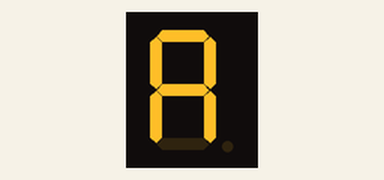
The sketch below on a simulated Arduino Uno, built with avr-gcc and run on an emulated ATmega328P. Shown: 1-digit seven-segment display. Wiring (inferred from the names in the program): 1-digit 7-segment display, segments lit when HIGH: segments pin 13, pin 12, pin 11, pin 10, pin 9, pin 8, pin 7. The segment pins are drawn as the display they are named for.

Above: at 0.1 s.
At 2.1 s:
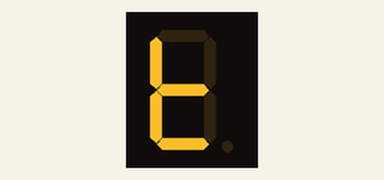
At 4.1 s:
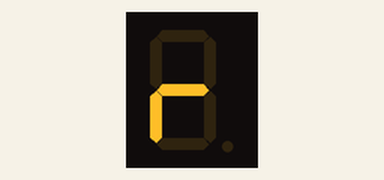
At 7.1 s:
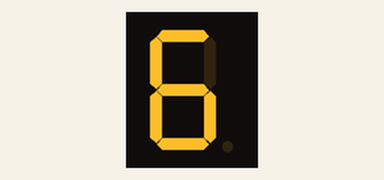
At 11.1 s:
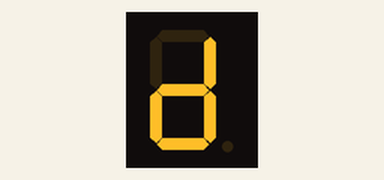
At 17.1 s:
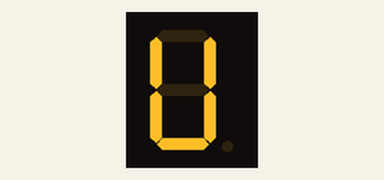

The sketch:

palabra16.ino
```cpp
int a = 13;
int b = 12;
int c = 11;
int d = 10;
int e = 9;
int f = 8;
int g = 7;

int r = 1000;
int h = 1; //encender
int l = 0; //apagar

void setup() {
  pinMode(a, OUTPUT);
  pinMode(b, OUTPUT);
  pinMode(c, OUTPUT);
  pinMode(d, OUTPUT);
  pinMode(e, OUTPUT);
  pinMode(f, OUTPUT);
  pinMode(g, OUTPUT);
}

void loop() {
  _a();
  delay(1000);
  _u();
  delay(1000);
  _t();
  delay(1000);
  _o();
  delay(1000);
  _r();
  delay(1000);
  _r();
  delay(1000);
  _e();
  delay(1000);
  _g();
  delay(1000);
  _u();
  delay(1000);
  _l();
  delay(1000);
  _a();
  delay(1000);
  _d();
  delay(1000);
  _o();
  delay(1000);
  _r();
  delay(1000);
  _e();
  delay(1000);
  _s();
  delay(1000);
}

//   AUTORREGULADORES
void _a(){
  digitalWrite(a, h);
  digitalWrite(b, h);
  digitalWrite(c, h);
  digitalWrite(d, l);
  digitalWrite(e, h);
  digitalWrite(f, h);
  digitalWrite(g, h);
}

//   AUTORREGULADORES
void _u(){
  digitalWrite(a, l);
  digitalWrite(b, h);
  digitalWrite(c, h);
  digitalWrite(d, h);
  digitalWrite(e, h);
  digitalWrite(f, h);
  digitalWrite(g, l);
}

//   AUTORREGULADORES
void _t(){
  digitalWrite(a, l);
  digitalWrite(b, l);
  digitalWrite(c, l);
  digitalWrite(d, h);
  digitalWrite(e, h);
  digitalWrite(f, h);
  digitalWrite(g, h);
}

//   AUTORREGULADORES
void _o(){
  digitalWrite(a, h);
  digitalWrite(b, h);
  digitalWrite(c, h);
  digitalWrite(d, h);
  digitalWrite(e, h);
  digitalWrite(f, h);
  digitalWrite(g, l);
}

//   AUTORREGULADORES
void _r(){
  digitalWrite(a, l);
  digitalWrite(b, l);
  digitalWrite(c, l);
  digitalWrite(d, l);
  digitalWrite(e, h);
  digitalWrite(f, l);
  digitalWrite(g, h);
}

//   AUTORREGULADORES
void _e(){
  digitalWrite(a, h);
  digitalWrite(b, l);
  digitalWrite(c, l);
  digitalWrite(d, h);
  digitalWrite(e, h);
  digitalWrite(f, h);
  digitalWrite(g, h);
}

//   AUTORREGULADORES
void _g(){
  digitalWrite(a, h);
  digitalWrite(b, l);
  digitalWrite(c, h);
  digitalWrite(d, h);
  digitalWrite(e, h);
  digitalWrite(f, h);
  digitalWrite(g, h);
}

//   AUTORREGULADORES
void _l(){
  digitalWrite(a, l);
  digitalWrite(b, l);
  digitalWrite(c, l);
  digitalWrite(d, h);
  digitalWrite(e, h);
  digitalWrite(f, h);
  digitalWrite(g, l);
}

//   AUTORREGULADORES
void _d(){
  digitalWrite(a, l);
  digitalWrite(b, h);
  digitalWrite(c, h);
  digitalWrite(d, h);
  digitalWrite(e, h);
  digitalWrite(f, l);
  digitalWrite(g, h);
}

//   AUTORREGULADORES
void _s(){
  digitalWrite(a, h);
  digitalWrite(b, l);
  digitalWrite(c, h);
  digitalWrite(d, h);
  digitalWrite(e, l);
  digitalWrite(f, h);
  digitalWrite(g, h);
}
```

Measured:
- by itself, everything shown: repeats every 16.0 s, in 15 steps
- what the display in image 1 shows lasts 1.0 s, from 2.0 s to 3.0 s
- what the display in image 2 shows lasts 2.0 s, from 4.0 s to 6.0 s
